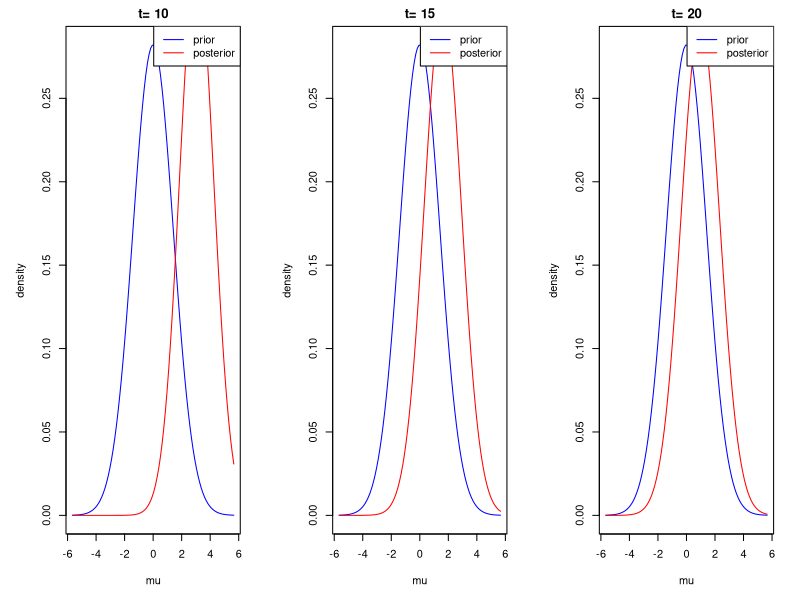
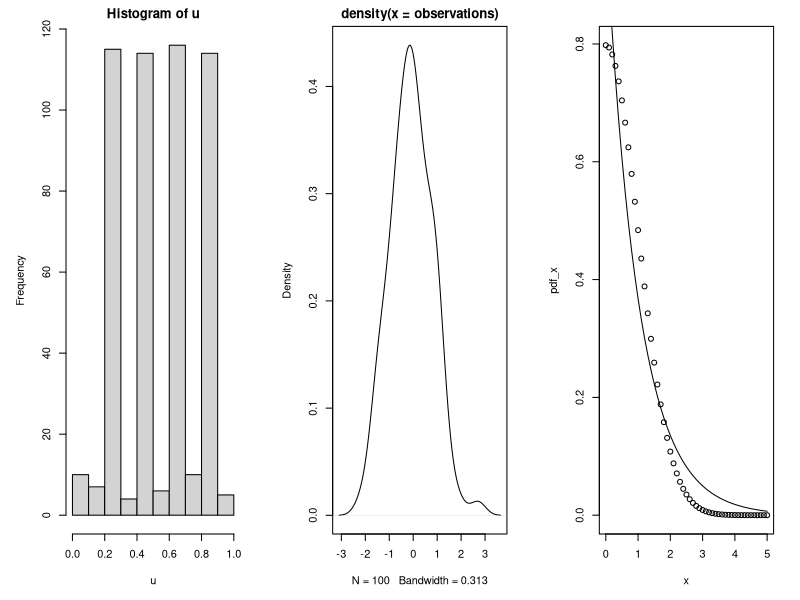
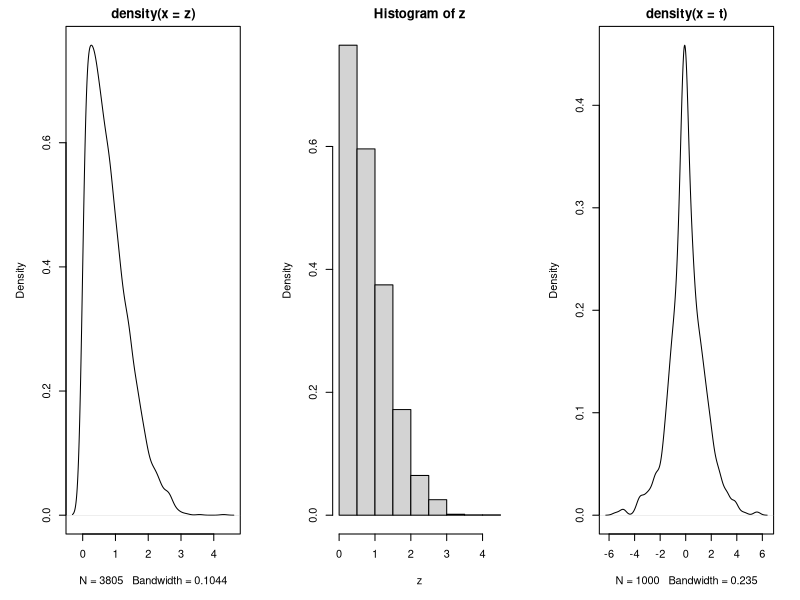
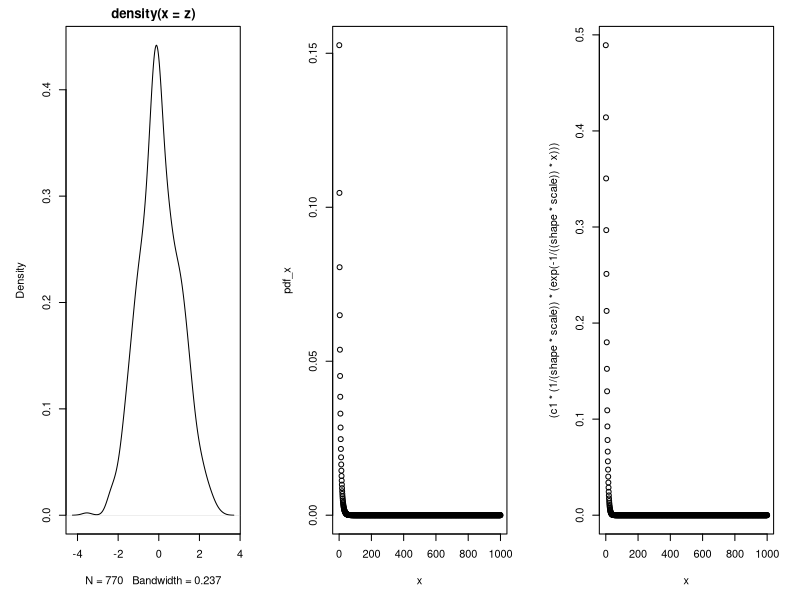
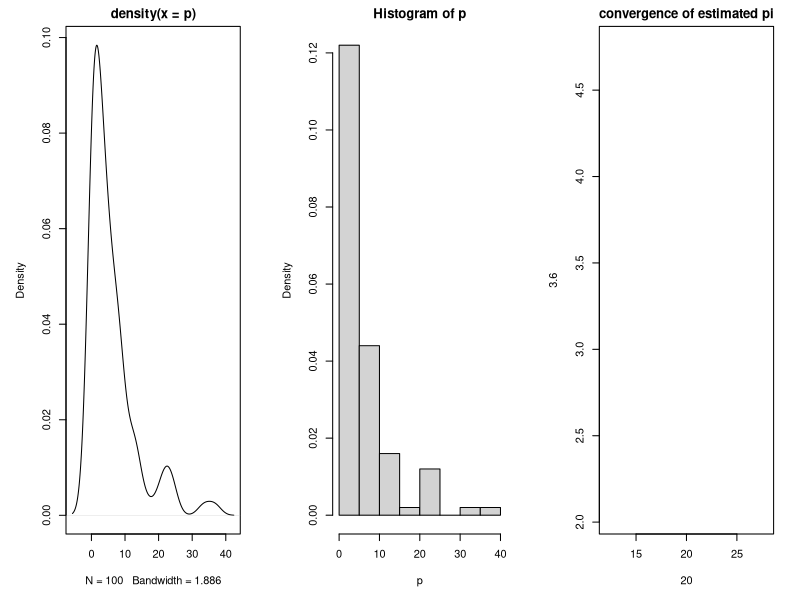
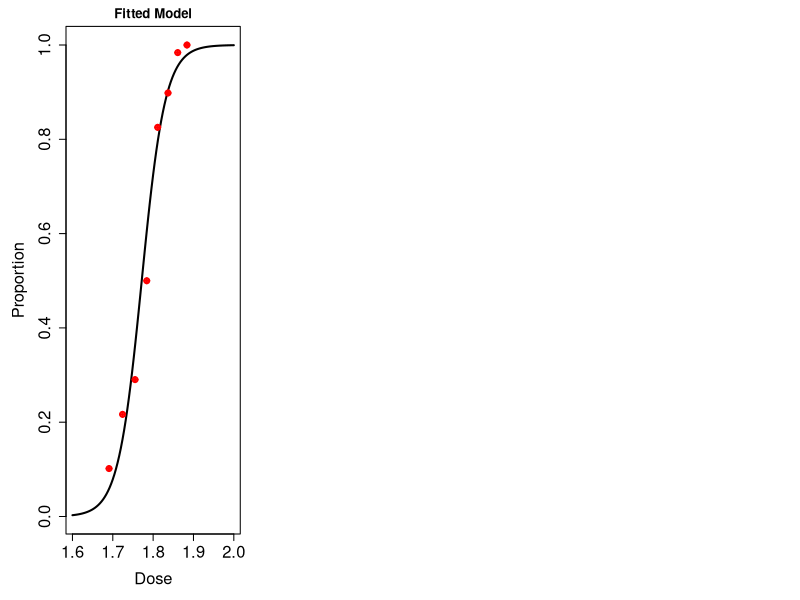
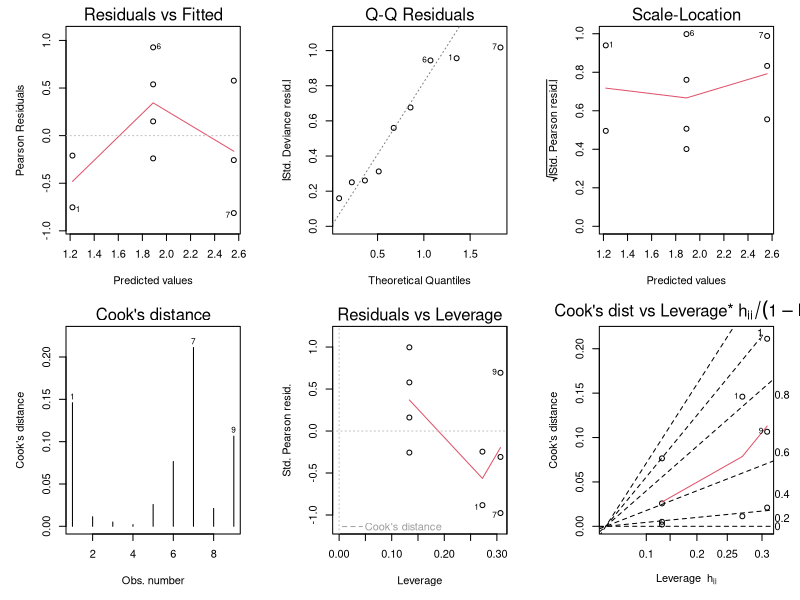
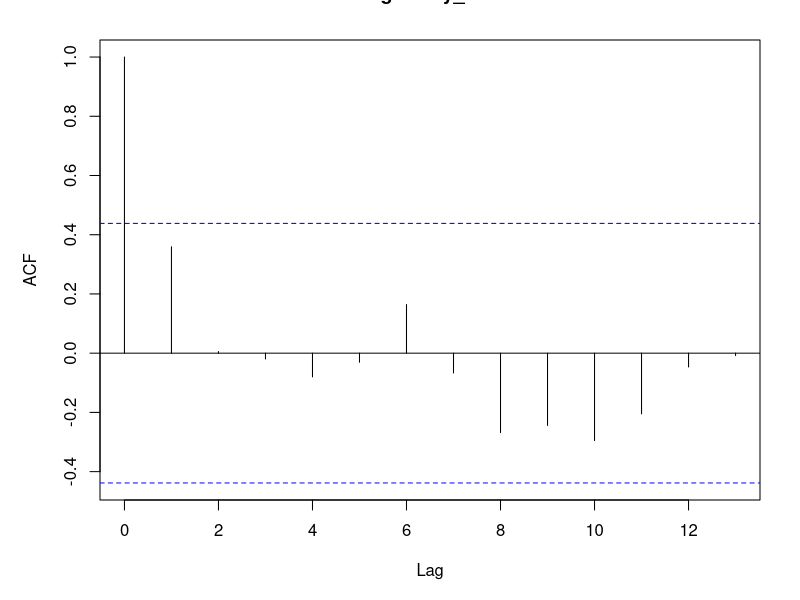

Source code (R) for these figures, in order: (Note: this script raises an error after producing the figures.)
##### bayesian


##practical 1
library(stats)
dataset<-c(9.48,17.15,11.68,10.00,11.88,12.13,14.93,9.73,7.61,7.21,10.28,7.03,11.01,12.36,13.28,6.58,11.07,12.56,8.18,9.17)
prior_mu<-0
prior_sd<-sqrt(2)
calculate_posterior<-function(dataset,prior_mu,prior_sd,t){
  n<-length(dataset)
  dataset_mean<-mean(dataset)
  posterior_sd<-1/sqrt((1/prior_sd^2)+(n/t^2))
  posterior_mu<-posterior_sd^2*((prior_mu/prior_sd^2)+(dataset_mean*n/t^2))
  return(list(mu=posterior_mu,sd=posterior_sd))
}
t_values<-c(10,15,20)
posterior_distributions<-list()
posterior_means<-c()
for(t in t_values){
  posterior<-calculate_posterior(dataset,prior_mu,prior_sd,t)
  posterior_distributions[[as.character(t)]]<-posterior
  posterior_means<-c(posterior_means,posterior$mu)
}
par(mfrow=c(1,length(t_values)),mar=c(5,5,2,2))
for(i in 1:length(t_values)){
  t<-t_values[i]
  posterior<-posterior_distributions[[as.character(t)]]
  x<-seq(prior_mu-4*prior_sd,prior_mu+4*prior_sd,length.out=100)
  y_prior<-dnorm(x,prior_mu,prior_sd)
  y_posterior<-dnorm(x,posterior$mu,posterior$sd)
  plot(x,y_prior,type="l",col="blue",xlab="mu",ylab="density",main=paste("t=",t))
  lines(x,y_posterior,col="red")
  legend("topright",legend = c("prior","posterior"),col=c("blue","red"),lty = 1)
}
cat("Posterior Means:\n")
for(i in 1:length(t_values)){
  cat("t=",t_values[i],":",posterior_means[i],"\n")
}


##practical 2
data<-c(3.29,7.53,0.48,2.03,0.36,0,07,4.49,1.05,9.15,3.67,2.22,2.16,4.06,11.62,8.26,1.96,9.13,1.78,3.81,17.02)
alpha<-1
beta<-1
likelihood<-function(theta,data){
  n<-length(data)
  sum(-theta*data)+n*log(theta)
}
posterior<-function(theta,data,alpha,beta){
  likelihood(theta,data)+dgamma(theta,alpha,beta,log = TRUE)
}
theta_values<-seq(0.001,10,by=0.001)
posterior_values<-sapply(theta_values,posterior,data=data,alpha=alpha,beta=beta)
posterior_density<-exp(posterior_values-max(posterior_values))
posterior_density<-posterior_density/sum(posterior_density)
bayes_estimator<-sum(posterior_density*theta_values)
cdf<-cumsum(posterior_density)
lower_index<-min(which(cdf>=0.025))
upper_index<-min(which(cdf>=0.975))
hpd_interval<-c(theta_values[lower_index],theta_values[upper_index])
cat("Bayes Estimator:",bayes_estimator,"\n")
cat("0.95 HPD interval:",hpd_interval[1],"-",hpd_interval[2],"\n")



##practical 3
calculate_posterior<-function(test_score,prior_mean,prior_variance,test_variance){
  posterior_mean<-(prior_mean/prior_variance+test_score/test_variance)/(1/prior_variance+1/test_variance)
  posterior_variance<-1/(1/prior_variance+1/test_variance)
  return(list(mean=posterior_mean,variance=posterior_variance))
}
test_score<-115
prior_mean<-100
prior_variance<-225
test_variance<-100
posterior<-calculate_posterior(test_score,prior_mean,prior_variance,test_variance)
posterior_mean<-posterior$mean
posterior_variance<-posterior$variance
distribution<-paste("N(",posterior_mean,",",posterior_variance,")")
action1_loss<-function(theta){
  if(theta<90){
    return(0)
  }
  else if(theta>=90&&theta<110){
    return(theta-90)
  }
  else{
    return(2*(theta-90))
  }
}

action2_loss<-function(theta){
  if(theta<90){
    return(90-theta)
  }
  else if(theta>=90&&theta<110){
    return(0)
  }
  else{
    return(theta-110)
  }
}

action3_loss<-function(theta){
  if(theta<90){
    return(2*(theta-110))
  }
  else if(theta>=90&&theta<110){
    return(110-theta)
  }
  else{
    return(0)
  }
}
decision<-c(action1_loss(posterior_mean),action2_loss(posterior_mean),action3_loss(posterior_mean))
bayes_decision<-paste("a",which.min(decision),sep="")
cat("Distribution of true IQ:",distribution,"\n")
cat("Bayes decision:",bayes_decision,"\n")




#practical 4
fmu<-82.1
pmu<-82.4
psig<-1.1
fsig<-1.7
ro<-1/((psig)^2)+1/((fsig)^2)
mux<-(fmu/((fsig)^2)+pmu/((psig)^2))/ro
sigx<-(1/ro)^(0.5)
prior<-pnorm(83,pmu,psig)/(1-pnorm(83,pmu,psig))
post<-pnorm(83,mux,sigx)/(1-pnorm(83,mux,sigx))
bayes<-post/prior
if(bayes>1)
  print("we accept H0 i.e mass of electron is less than 83")
if(bayes<1)
  print("We accept H1 i.e mass of electron is greater than 83")
if(bayes==1)
  print("neither H0 nor H1")
variable<-c("Prior_hours","POsterior_hours","bayes_factor")
Estimate<-c(prior,post,bayes)
data.frame(variable,Estimate)



####Cism


##Mid Square Method practical 1
z<-array(0,dim=500)
z[1]=2182   ##four digit number
for(i in 1:500){
  z[i+1]=z[i]^2%/%100%%10000
}
z
u=z/10000
u
hist(u)
#LCG Method
m=15
c=5;a=3
z=array(0,dim = 20)
n=20
z[1]=7
for(i in 1:n){
  z[i+1]=(a*z[i]+c)%%m
}
z
u<-z/m
u
##convert this random numbers from 10 to 20
u1=10*u+10;u1



###Box Muller#practical 2
n<-100
observations<-numeric(n)
for(i in 1:n){
  u1<-runif(100)
  u2<-runif(100)
  z1<-sqrt(-2*log(u1))*cos(2*pi*u2)
  z2<-sqrt(-2*log(u1))*sin(2*pi*u2)
  observations[i]<-z1}
observations
plot(density(observations))
##acceptance-rejection method
target_pdf=function(x)
{
  return(sqrt(2/pi)*exp(-x^2/2))
}
x=seq(0,5,0.1)
pdf_x=target_pdf(x)
plot(x,pdf_x)
lines(x,exp(-x))
n=5000
y=rexp(n,1)
u=runif(n,0,1)
c=sqrt(2/pi)*exp(0.5)
z=c()
j=1
for(i in 1:n)
{  t=target_pdf(y[i])/(c*dexp(y[i],1))
if(u[i]<=t)
{ z[j]=y[i]
j=j+1;
}
}
z
m=length(z)
plot(density(z))
hist(z,freq=F)

##double exponential
u1<-runif(1000)
u2<-runif(1000)
t=array()
for(i in 1:1000){
  if(u1[i]<=1/2){
    t[i]<-log(u2[i])
  }
  else{t[i]=-log(1-u2[i])}
}
plot(density(t))
t
u=runif(1000)
z=array()
j=1
c=sqrt(2*2.71/3.14)
for(i in 1:1000){
  if(u[i]<=((1/sqrt(2*3.14))*exp(-(t[i]^2)/2))/(((1/2)*exp(-abs(t[i]))*c))){
    z[j]=t[i]
    j=j+1
  }
}
plot(density(z))
z
length(z)


##Gamma practical 3
rm(gamma)
scale=10
shape=0.6
rate=1/scale;rate
lambda=rate/shape;lambda
c1=(1/gamma(shape))/(rate/shape)*(((shape-1)/(rate-lambda))^(shape-1))*exp(1-shape);c1
target_pdf<-function(x,shape,scale){
  return((1/(gamma(shape)*(scale^shape)))*(exp(-x/scale)*(x^(shape-1))))
}
x=seq(0,1000,1);length(x)
pdf_x=target_pdf(x,shape,scale)
plot(x,pdf_x)
plot(x,(c1*(1/(shape*scale))*(exp(-1/((shape*scale))*x))))
n=500
y=rexp(n,rate=1/(shape*scale))
u=runif(n,0,1)
z=c()
j=1
for(i in 1:n){
  t=target_pdf(y[i],shape,scale)/(c1*(1/(shape*scale)*exp(-(1/(shape*scale)*y[i]))))
  if(u[i]<=t){
    z[j]=y[i]
    j=j+1
  }
}
p=z[1:100];p
m=length(p);m
plot(density(p))
hist(p,freq = F)





##practical 4
library(MASS)
log_normal<-rlnorm(100,meanlog = 2,sdlog=0.6)
log_normal
fit<-fitdistr(log_normal,densfun="lognormal")
fit$estimate



scale<-10
expo<-rexp(100,rate = 1/scale)
expo
likelihood<-function(scale,data){
  -sum(log(dexp(data,rate = 1/scale))) 
}
mle<-optim(par = 1,fn = likelihood,data=expo)
mle$par

c<-10
obs<-rexp(100,rate = 1)
obs<-obs[obs<=c]
obs
n<-length(obs)
mle<-n/sum(obs)
mle
truncate_weibull<-function(n,c){
  variable<-numeric(n)
  i<-1
  while(i<=n){
    x<-rweibull(1,shape = 1,scale = 1)
    if(x<=c){
      variable[i]<-x
      i<-i+1}
  }
  variable
}
weibull=truncate_weibull(100,c);weibull



library(MASS)
fit<-fitdistr(weibull,densfun = "weibull",start = list(shape=1,scale=1),lower=list(shape=0,scale=0))
fit$estimate




####practical5
n<-20
x<-runif(n,min=-2,max=2)
y<-runif(n,min =-2,max = 2)
for(i in 1:n){
  cat("(",x[i],",",y[i],")\n")
}
count<-sum(x^2+y^2<=4)
estimated_pi<-4*count/n;estimated_pi
plot(n,estimated_pi,type="l",xlab=20,ylab=3.6,main="convergence of estimated pi")


##practical 6
install.packages("survival")
library(survival)
lifetimes<-c(2.231011,3.172750,3.489482,3.564249,3.651828,3.775029,4.128005,4.330958,4.652746,4.694818,4.799658,4.967496,5.156554,5.169422,5.273725,5.420835,5.613455,5.758367)
censoring<-rep(1,length(lifetimes))
surv<-Surv(lifetimes,censoring)
fit<-survreg(surv~1,dist = "gaussian",control = survreg.control(maxiter = 1000))
coef(fit)
fit



#### Regression


data=cbind(c(1.6907, 1.7242, 1.7552, 1.7842, 1.8113,1.8369, 1.861, 1.8839),c(59, 60, 62, 56, 63, 59, 62, 60), 
           c(6, 13, 18, 28, 52, 53, 61, 60))
colnames(data) <-c("logarithm ofCS2 concentration ", "no of beetles","no of killed")
data
N<-length(data)
ni<-data[,2]
xi<-data[,1]
yi<-data[,3]
logistic<-glm(cbind(yi,ni-yi) ~ xi, family=binomial(logit), data=data.frame(data))
logistic
propi <- yi/ni

# Fitted logistic model
fit.logis <- Vectorize(function(d)  plogis(logistic$coefficients[1] +logistic$coefficients[2]*d))

curve(fit.logis,1.6,2, xlab = "Dose", ylab = "Proportion", main = "Fitted Model", lwd = 2, cex.axis = 1.5, cex.lab = 1.5)
points(xi,propi,pch=10,col="red",lwd=2)
logistic$coefficients[1]

##practical2
Y<-c(2,3,6,7,8,9,10,12,15)
X<-c(-1,-1,0,0,0,0,1,1,1)
pois<-glm(Y~X,family = "poisson")
summary(pois)
pois$fitted.values
par(mfrow = c(2,3))
plot(pois, which = 1:6)
par(mfrow = c(1,1))



##practical3
if (!requireNamespace("minpack.lm", quietly = TRUE)) {
  install.packages("minpack.lm")
}
library(minpack.lm)

# Define the data
x <- c(8, 10, 12, 14, 16, 18, 20, 22, 24, 26, 28, 30, 32, 34, 36, 38, 40, 42)
y <- c(0.490, 0.475, 0.450, 0.437, 0.433, 0.455, 0.423, 0.407, 0.407, 0.407, 
       0.405, 0.393, 0.405, 0.400, 0.395, 0.400, 0.390, 0.390)

# Define the nonlinear model
model <- function(params, x) {
  a <- params[1]
  beta <- params[2]
  a + exp(-beta * (x - 8))
}


residuals <- function(params, x, y) {
  y - model(params, x)
}

# Initial guesses for parameters
start_params <- c(a = 0.4, beta = 0.1)

# Fit the model using nonlinear least squares
fit <- nls.lm(par = start_params, fn = residuals, x = x, y = y)

# Extract the estimated parameters
params <- coef(fit)
a <- params["a"]
beta <- params["beta"]

# Print the estimated parameters
cat("Estimated parameters:\n")
cat("a =", a, "\n")
cat("beta =", beta, "\n")







####practical 4
#y: Delivery Time(in min)

y<-c(16.68, 11.50, 12.03, 14.88, 13.75, 18.11, 8.00,17.83,79.24, 21.50,40.33,21.00, 13.50,19.75,24.00,29.00, 15.35, 19.00,9.50,35.10,17.90,52.32,18.75,19.83, 10.75)

y



#x1: Number of cases

x1<-c(7,3,3,4,6,7,2,7,30,5,16,10,4,6,9,10,6,7,3,17,10,26,9,8,4)

x1


#x2: Distance (in ft)

x2<-c(560,220,340,80,150,330, 110,210,1460,605,688,215,255,462,448,776,200,132, 36,770,140,810,450,635,150)

x2



data<-data.frame(x1,x2)

data

# Obtaining Leverage Point

model=lm(y~.,data=data)

model

summary(model)

#use of hatvalues() function to extract the leverage values, leverage values

# ranges b/w 0-1. values closer to 1 indicates high leverages.

leverage<-hatvalues(model)

leverage


threshold<- 2*length(coef(model))/length (model$residuals)

threshold

high_leverage_values<-which (leverage>threshold)

high_leverage_values

# Conclusion: From the leverages obtained, the leverage value of obs.9 and obs.22 # are the two most leveraged values in the model.

# Obtaining the influential Point model

# there are three ways to detect the influential point:

#a) using cook statistic,



cook_dist<-cooks.distance(model)

cook_dist


threshold_cook <-4/(length (model$residuals))

threshold_cook

influential_values<- which(cook_dist>threshold)

influential_values

dfbetas<- dfbetas (model)

dfbetas


dfits<- dffits(model)

dfits

model=lm(y~.,data=data)

model

summary(model)


residuals<-summary(model) $residuals

residuals

predicted_values<-predict(model)

predicted_values


press_residuals<-residuals(model,type="response")/(1-hatvalues(model))

press_residuals


raw_residuals<-residuals(model)

raw_residuals


studentized_residuals<-rstudent(model)

studentized_residuals




####practical 5
y<-c(8.01,9.06,10.31,11.78,12.43,13.31,13.10,14.94,16.17,14.71,13.20,13.19,11.70,10.99,10.80,10.66,10.75,9.47,10.31,8.88);y
length(y)
#X2: price at well hear in the previous year

x2<-c(4.89,4.83,4.68,4.42,4.36,4.55,4.66,4.54,4.44,4.75,4.56,4.29,4.19, 4.17,4.11,4.04,3.96,3.85,3.75,3.69)

x2
length(x2)
#x3: domestic output

x3<-c(5.52,5.05,5.41,6.16,6.26,6.34,6.81,7.15,7.17,6.71,7.05,7.04,7.18, 7.33,7.54,7.61,7.80,8.30,8.81,8.66)

x3
length(x3)
#x4: GNP constant

x4<-c(487.67,490.55,533.55,576.57,598.62,621.77,613.57,654.80,668.84,681.02,879.53,720.53,736.86,755.34,799.15,830.70,874.29,925.66,980.98,1007.72)

x4
length(x4)
#x5: trend value/time

x5<-c(1,2,3,4,5,6,7,8,9,10,11,12,13,14,15,16,17,18,19,20)
x5
length(x5)

library(stats)

data<-data.frame(x2,x3,x4,x5)

data

mlr_model<-lm(y~.,data=data)

mlr_model

summary(mlr_model)

loglin_model<-glm(log(y)~.,data=data);loglin_model

summary(loglin_model)

#For MLR, we are looking at the coeficient of determination and adjusted r_2. #higher the values of coeficient of determination and adjusted r_2 it indicates the #better fit. For Log-linear regression, we will examine at the deviance and AIC, lower #the deviance and AIC indicates the better fit.

#Conclusion: The Log linear model provides the better fit with the lower and #negative value of AIC.

#b)

model<-lm(y~., data=data)

model

residuals=model$residuals #extraction of residuals

residuals

n=length(residuals)

n

numerator=sum(diff(residuals)^2)

numerator

denominator=sum(residuals^2)

denominator

durbin_watson=numerator/denominator

durbin_watson

#The durbin watson test ranges from 0-4

#Value close to 2 indicates NO Autocorrelation, less than 2 indicates

#positive autocorrelation, greater than 2 indicates negative correlation

#Conclusion: As the value of durbin watson test is 0.80 which is less than 2 #indicates positive correlation.



godfrey_model=lm(y~.,data=data)

godfrey_model

godfrey_residuals=residuals(godfrey_model)

godfrey_residuals

lagged_residuals=c(NA,head(godfrey_residuals,-1));lagged_residuals

auxiliary_model=lm(godfrey_residuals~lagged_residuals)

auxiliary_model

r_squared=summary(auxiliary_model)$r.squared 
r_squared

n=length(godfrey_residuals)

Breusch_Godfrey<-n*r_squared

Breusch_Godfrey

summary(Breusch_Godfrey)

#by the visual inspecation of acf and pacf we can decide the value of p for #specific lags occuring.

acf=acf(godfrey_residuals)

acf

pacf=pacf(godfrey_residuals)




pacf

p_value=1-pchisq(Breusch_Godfrey,df=1); p_value

#bgtest-bgtest(auxiliary_model.order=p) here p is the order of the #autoregressive error structure we want to calculate.

bgtest=bgtest(auxiliary_model,order=1)



new_model<-lm(y~x4+x5,data=data)

new_model

summary(new_model)



model_e<-lm(y~x3+x5,data-data)

model_e

summary(model_e)

#f)

install.packages("lmtest")

library(lmtest)

bpg_test<-bptest(lm(y~x4),data=data)

bpg_test

kb_test=bptest(lm(y~x4),data=data,studentize=FALSE);kb_test

# Conclusion: Lower the p-value, evidences the presence of heteroscedasticity.

# In this scenario, breusch-pagan-godfrey test indicates the presence

# of heteroscedasticity.
